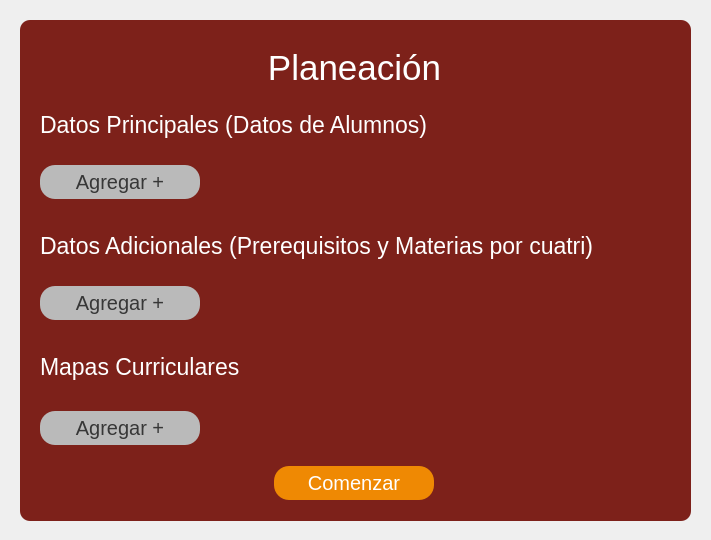
<?xml version="1.0" encoding="UTF-8"?>
<ui version="4.0">
 <class>ArchivosForm</class>
 <widget class="QWidget" name="ArchivosForm">
  <property name="geometry">
   <rect>
    <x>0</x>
    <y>0</y>
    <width>711</width>
    <height>540</height>
   </rect>
  </property>
  <property name="windowTitle">
   <string>Form</string>
  </property>
  <property name="styleSheet">
   <string notr="true">QVBoxLayout{
	background-color: #7D211A;
}</string>
  </property>
  <widget class="QFrame" name="Container">
   <property name="geometry">
    <rect>
     <x>20</x>
     <y>20</y>
     <width>671</width>
     <height>501</height>
    </rect>
   </property>
   <property name="styleSheet">
    <string notr="true">QFrame#Container{
	background-color: #7D211A;
	border-radius: 10px;
}</string>
   </property>
   <property name="frameShape">
    <enum>QFrame::StyledPanel</enum>
   </property>
   <property name="frameShadow">
    <enum>QFrame::Raised</enum>
   </property>
   <widget class="QWidget" name="verticalLayoutWidget">
    <property name="geometry">
     <rect>
      <x>19</x>
      <y>19</y>
      <width>631</width>
      <height>461</height>
     </rect>
    </property>
    <layout class="QVBoxLayout" name="verticalLayout" stretch="5,10,10,10,6">
     <property name="sizeConstraint">
      <enum>QLayout::SetDefaultConstraint</enum>
     </property>
     <item>
      <widget class="QLabel" name="Titulo">
       <property name="font">
        <font>
         <pointsize>26</pointsize>
        </font>
       </property>
       <property name="layoutDirection">
        <enum>Qt::LeftToRight</enum>
       </property>
       <property name="styleSheet">
        <string notr="true">color: white;</string>
       </property>
       <property name="text">
        <string>Planeación</string>
       </property>
       <property name="alignment">
        <set>Qt::AlignCenter</set>
       </property>
      </widget>
     </item>
     <item>
      <widget class="QWidget" name="widget" native="true">
       <widget class="QWidget" name="verticalLayoutWidget_2">
        <property name="geometry">
         <rect>
          <x>1</x>
          <y>9</y>
          <width>631</width>
          <height>87</height>
         </rect>
        </property>
        <layout class="QVBoxLayout" name="verticalLayout_2">
         <property name="sizeConstraint">
          <enum>QLayout::SetMinimumSize</enum>
         </property>
         <item>
          <widget class="QLabel" name="TituloDatosPrincipales">
           <property name="sizePolicy">
            <sizepolicy hsizetype="Minimum" vsizetype="Maximum">
             <horstretch>0</horstretch>
             <verstretch>0</verstretch>
            </sizepolicy>
           </property>
           <property name="baseSize">
            <size>
             <width>0</width>
             <height>10</height>
            </size>
           </property>
           <property name="font">
            <font>
             <pointsize>17</pointsize>
            </font>
           </property>
           <property name="styleSheet">
            <string notr="true">color: white;</string>
           </property>
           <property name="text">
            <string>Datos Principales (Datos de Alumnos)</string>
           </property>
          </widget>
         </item>
         <item>
          <widget class="QWidget" name="ArchivosPrincipales" native="true"/>
         </item>
         <item>
          <widget class="QPushButton" name="pushButton">
           <property name="font">
            <font>
             <pointsize>15</pointsize>
            </font>
           </property>
           <property name="styleSheet">
            <string notr="true">QPushButton{
background-color: #BABABA;
padding: 5px;
max-width: 150px;
border-style: outset;
border-radius: 15px;
color:  #373737;
}

QPushButton:hover{
background-color: #878787;
}

QPushButton:pressed{
	background-color: #121212;
	color: white;
}

</string>
           </property>
           <property name="text">
            <string>Agregar +</string>
           </property>
          </widget>
         </item>
        </layout>
       </widget>
      </widget>
     </item>
     <item>
      <widget class="QWidget" name="widget_2" native="true">
       <widget class="QWidget" name="verticalLayoutWidget_6">
        <property name="geometry">
         <rect>
          <x>1</x>
          <y>9</y>
          <width>631</width>
          <height>87</height>
         </rect>
        </property>
        <layout class="QVBoxLayout" name="verticalLayout_6">
         <property name="sizeConstraint">
          <enum>QLayout::SetMinimumSize</enum>
         </property>
         <item>
          <widget class="QLabel" name="TituloDatosPrincipales_5">
           <property name="sizePolicy">
            <sizepolicy hsizetype="Minimum" vsizetype="Maximum">
             <horstretch>0</horstretch>
             <verstretch>0</verstretch>
            </sizepolicy>
           </property>
           <property name="baseSize">
            <size>
             <width>0</width>
             <height>10</height>
            </size>
           </property>
           <property name="font">
            <font>
             <pointsize>17</pointsize>
            </font>
           </property>
           <property name="styleSheet">
            <string notr="true">color: white;</string>
           </property>
           <property name="text">
            <string>Datos Adicionales (Prerequisitos y Materias por cuatri)</string>
           </property>
          </widget>
         </item>
         <item>
          <widget class="QWidget" name="archivosAdicionales" native="true"/>
         </item>
         <item>
          <widget class="QPushButton" name="pushButton_5">
           <property name="font">
            <font>
             <pointsize>15</pointsize>
            </font>
           </property>
           <property name="styleSheet">
            <string notr="true">QPushButton{
background-color: #BABABA;
padding: 5px;
max-width: 150px;
border-style: outset;
border-radius: 15px;
color:  #373737;
}

QPushButton:hover{
background-color: #878787;
}

QPushButton:pressed{
	background-color: #121212;
	color: white;
}

</string>
           </property>
           <property name="text">
            <string>Agregar +</string>
           </property>
          </widget>
         </item>
        </layout>
       </widget>
      </widget>
     </item>
     <item>
      <widget class="QWidget" name="widget_3" native="true">
       <widget class="QWidget" name="verticalLayoutWidget_7">
        <property name="geometry">
         <rect>
          <x>1</x>
          <y>9</y>
          <width>631</width>
          <height>91</height>
         </rect>
        </property>
        <layout class="QVBoxLayout" name="verticalLayout_7">
         <property name="sizeConstraint">
          <enum>QLayout::SetMinimumSize</enum>
         </property>
         <item>
          <widget class="QLabel" name="TituloDatosPrincipales_6">
           <property name="sizePolicy">
            <sizepolicy hsizetype="Minimum" vsizetype="Maximum">
             <horstretch>0</horstretch>
             <verstretch>0</verstretch>
            </sizepolicy>
           </property>
           <property name="baseSize">
            <size>
             <width>0</width>
             <height>10</height>
            </size>
           </property>
           <property name="font">
            <font>
             <pointsize>17</pointsize>
            </font>
           </property>
           <property name="styleSheet">
            <string notr="true">color: white;</string>
           </property>
           <property name="text">
            <string>Mapas Curriculares</string>
           </property>
          </widget>
         </item>
         <item>
          <widget class="QWidget" name="ArchivosMapas" native="true"/>
         </item>
         <item>
          <widget class="QPushButton" name="pushButton_6">
           <property name="font">
            <font>
             <pointsize>15</pointsize>
            </font>
           </property>
           <property name="styleSheet">
            <string notr="true">QPushButton{
background-color: #BABABA;
padding: 5px;
max-width: 150px;
border-style: outset;
border-radius: 15px;
color:  #373737;
}

QPushButton:hover{
background-color: #878787;
}

QPushButton:pressed{
	background-color: #121212;
	color: white;
}

</string>
           </property>
           <property name="text">
            <string>Agregar +</string>
           </property>
          </widget>
         </item>
        </layout>
       </widget>
      </widget>
     </item>
     <item>
      <layout class="QHBoxLayout" name="horizontalLayout_3">
       <item>
        <widget class="QPushButton" name="btnComenzar">
         <property name="font">
          <font>
           <pointsize>15</pointsize>
          </font>
         </property>
         <property name="styleSheet">
          <string notr="true">QPushButton{
background-color: #EF8903;
padding: 5px;
max-width: 150px;
border-style: outset;
border-radius: 15px;
color:  white;
}

QPushButton:hover{
background-color: #C57000;
}

QPushButton:pressed{
	background-color: #A96000;
	color: white;
}

</string>
         </property>
         <property name="text">
          <string>Comenzar</string>
         </property>
        </widget>
       </item>
      </layout>
     </item>
    </layout>
   </widget>
  </widget>
 </widget>
 <resources/>
 <connections/>
</ui>
